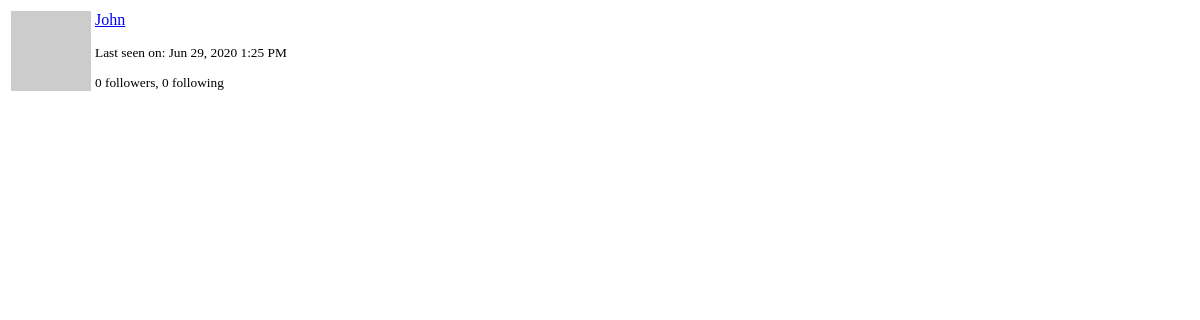
Before: /user/John/popup (signed in) with the older database file.
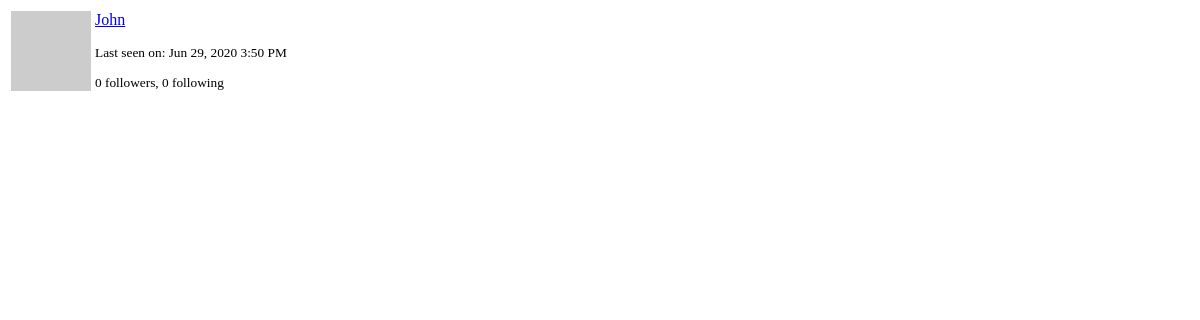
After: the same page with the newer database file.
### app/models.py (models this page shows, shortened)
class User(UserMixin, db.Model):
    id = db.Column(db.Integer, primary_key=True)
    username = db.Column(db.String(64), index=True, unique=True)
    email = db.Column(db.String(120), index=True, unique=True)
    password_hash = db.Column(db.String(128))
    posts = db.relationship("Post", backref="author", lazy="dynamic")
    about_me = db.Column(db.String(140))
    last_seen = db.Column(db.DateTime, default=datetime.utcnow)
    followed = db.relationship(
        "User",
        secondary=followers,
        primaryjoin=(followers.c.follower_id == id),
        secondaryjoin=(followers.c.followed_id == id),
        backref=db.backref("followers", lazy="dynamic"),
        lazy="dynamic",
    )
    messages_sent = db.relationship(
        "Message", foreign_keys="Message.sender_id", backref="author", lazy="dynamic"
    )
    messages_received = db.relationship(
        "Message",
        foreign_keys="Message.recipient_id",
        backref="recipient",
        lazy="dynamic",
    )
    last_message_read_time = db.Column(db.DateTime)
    notifications = db.relationship("Notification", backref="user", lazy="dynamic")
    def avatar(self, size):
        digest = md5(self.email.lower().encode("utf-8")).hexdigest()
        return "https://www.gravatar.com/avatar/{}?d=identicon&s={}".format(
            digest, size
        )

### app/main/routes.py (the view)
@bp.route("/user/<username>/popup")
@login_required
def user_popup(username):
    user = User.query.filter_by(username=username).first_or_404()
    form = EmptyForm()
    return render_template("user_popup.html", user=user, form=form)

### app/main/routes.py (called while the page is built)
@bp.before_app_request
def before_request():
    if current_user.is_authenticated:
        current_user.last_seen = datetime.utcnow()
        db.session.commit()
        g.search_form = SearchForm()
    g.locale = str(get_locale())

### app/models.py (called while the page is built)
@login.user_loader
def load_user(id):
    return User.query.get(int(id))

    @classmethod
    def before_commit(cls, session):
        session._changes = {
            "add": list(session.new),
            "update": list(session.dirty),
            "delete": list(session.deleted),
        }

    @classmethod
    def after_commit(cls, session):
        for obj in session._changes["add"]:
            if isinstance(obj, SearchableMixin):
                add_to_index(obj.__tablename__, obj)
        for obj in session._changes["update"]:
            if isinstance(obj, SearchableMixin):
                add_to_index(obj.__tablename__, obj)
        for obj in session._changes["delete"]:
            if isinstance(obj, SearchableMixin):
                remove_from_index(obj.__tablename__, obj)
        session._changes = None

### app/templates/user_popup.html (shortened to what this page needs)
<table class="table">
  <tr>
      <td width="64" style="border: 0px;"><img src="{{ user.avatar(64) }}"></td>
      <td style="border: 0px;">
          <p><a href="{{ url_for('main.user', username=user.username) }}">{{ user.username }}</a></p>
          <small>
              {% if user.last_seen %}
              <p>{{ _('Last seen on') }}: {{ moment(user.last_seen).format('lll') }}</p>
              {% endif %}
              <p>{{ _('%(count)d followers', count=user.followers.count()) }}, {{ _('%(count)d following', count=user.followed.count()) }}</p>
          </small>
      </td>
  </tr>
</table>

Changed rows visible on the page:
changed User "John": last_seen "Jun 29, 2020 1:25 PM" → "Jun 29, 2020 3:50 PM"
